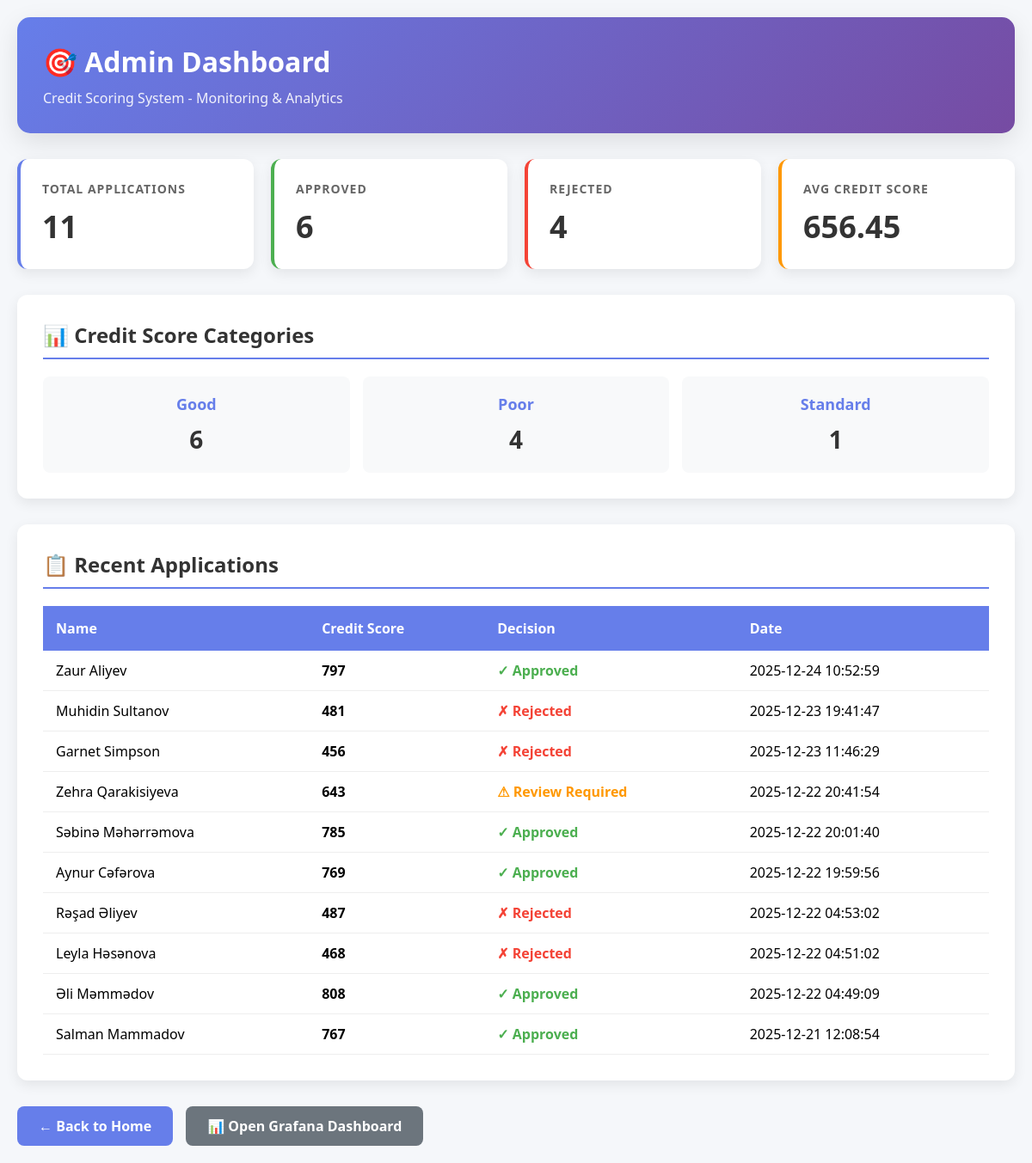
The page /admin on the database its author committed.
### tables this page shows
CREATE TABLE applications (
            id INTEGER PRIMARY KEY AUTOINCREMENT,
            name TEXT NOT NULL,
            age INTEGER,
            occupation INTEGER,
            annual_income REAL,
            monthly_salary REAL,
            num_bank_accounts INTEGER,
            num_credit_card INTEGER,
            interest_rate INTEGER,
            num_of_loan INTEGER,
            delay_from_due_date INTEGER,
            num_delayed_payment INTEGER,
            outstanding_debt REAL,
            credit_utilization_ratio REAL,
            credit_history_age INTEGER,
            total_emi_per_month REAL,
            monthly_balance REAL,

            credit_score INTEGER,
            credit_category TEXT,
            decision TEXT,
            prediction_probability REAL,

            created_at TIMESTAMP DEFAULT CURRENT_TIMESTAMP
        );

### app.py (the view)
@app.route('/admin')
def admin():
    try:
        stats = get_statistics()
        return render_template('admin.html', stats=stats)
    except Exception as e:
        return f"Admin dashboard error: {str(e)}", 500

### templates/admin.html (shortened to what this page needs)
<!DOCTYPE html>
<html lang="en">
<head>
</head>
<body>
    <div class="container">
        <header>
            <h1>🎯 Admin Dashboard</h1>
            <p>Credit Scoring System - Monitoring & Analytics</p>
        </header>
        <div class="stats-grid">
            <div class="stat-card total">
                <div class="stat-label">Total Applications</div>
                <div class="stat-value">{{ stats.total }}</div>
            </div>
            <div class="stat-card approved">
                <div class="stat-label">Approved</div>
                <div class="stat-value">{{ stats.approved }}</div>
            </div>
            <div class="stat-card rejected">
                <div class="stat-label">Rejected</div>
                <div class="stat-value">{{ stats.rejected }}</div>
            </div>
            <div class="stat-card avg-score">
                <div class="stat-label">Avg Credit Score</div>
                <div class="stat-value">{{ stats.avg_score }}</div>
            </div>
        </div>
        <div class="section">
            <h2>📊 Credit Score Categories</h2>
            {% if stats.by_category %}
            <div class="category-grid">
                {% for cat in stats.by_category %}
                <div class="category-item">
                    <div class="category-name">{{ cat.credit_category }}</div>
                    <div class="category-count">{{ cat.count }}</div>
                </div>
                {% endfor %}
            </div>
            {% else %}
            <div class="empty-state">
                <p>No category data available yet.</p>
            </div>
            {% endif %}
        </div>
        <div class="section">
            <h2>📋 Recent Applications</h2>
            {% if stats.recent %}
            <table>
                <thead>
                    <tr>
                        <th>Name</th>
                        <th>Credit Score</th>
                        <th>Decision</th>
                        <th>Date</th>
                    </tr>
                </thead>
                <tbody>
                    {% for app in stats.recent %}
                    <tr>
                        <td>{{ app.name }}</td>
                        <td><strong>{{ app.credit_score }}</strong></td>
                        <td>
                            {% if app.decision == 'Approved' %}
                                <span class="decision-approved">✓ {{ app.decision }}</span>
                            {% elif app.decision == 'Rejected' %}
                                <span class="decision-rejected">✗ {{ app.decision }}</span>
                            {% else %}
                                <span class="decision-review">⚠ {{ app.decision }}</span>
                            {% endif %}
                        </td>
                        <td>{{ app.created_at }}</td>
                    </tr>
                    {% endfor %}
                </tbody>
            </table>
            {% endif %}
        </div>
        <div class="links">
            <a href="/" class="btn">← Back to Home</a>
            <a href="http://localhost:3000" target="_blank" class="btn btn-secondary">📊 Open Grafana Dashboard</a>
        </div>
    </div>
</body>
</html>

### templates/admin.html (style rules this page uses)
* { margin: 0; padding: 0; box-sizing: border-box; }
body { font-family: 'Segoe UI', Tahoma, Geneva, Verdana, sans-serif; background: #f5f7fa; padding: 20px; }
.container { max-width: 1400px; margin: 0 auto; }
header { background: linear-gradient(135deg, #667eea 0%, #764ba2 100%); color: white; padding: 30px; border-radius: 15px; margin-bottom: 30px; box-shadow: 0 10px 30px rgba(0,0,0,0.1); }
header h1 { font-size: 32px; margin-bottom: 10px; }
header p { opacity: 0.9; font-size: 16px; }
.stats-grid { display: grid; grid-template-columns: repeat(auto-fit, minmax(250px, 1fr)); gap: 20px; margin-bottom: 30px; }
.stat-card { background: white; padding: 25px; border-radius: 12px; box-shadow: 0 5px 15px rgba(0,0,0,0.08); transition: transform 0.3s; }
.stat-label { color: #666; font-size: 14px; font-weight: 600; text-transform: uppercase; letter-spacing: 1px; margin-bottom: 10px; }
.stat-value { font-size: 36px; font-weight: bold; color: #333; }
.stat-card.total { border-left: 4px solid #667eea; }
.stat-card.approved { border-left: 4px solid #4caf50; }
.stat-card.rejected { border-left: 4px solid #f44336; }
.stat-card.avg-score { border-left: 4px solid #ff9800; }
.section { background: white; padding: 30px; border-radius: 12px; box-shadow: 0 5px 15px rgba(0,0,0,0.08); margin-bottom: 30px; }
.section h2 { color: #333; margin-bottom: 20px; padding-bottom: 10px; border-bottom: 2px solid #667eea; }
.category-grid { display: grid; grid-template-columns: repeat(auto-fit, minmax(200px, 1fr)); gap: 15px; margin-top: 20px; }
.category-item { padding: 20px; background: #f8f9fa; border-radius: 8px; text-align: center; }
.category-name { font-size: 18px; font-weight: 600; color: #667eea; margin-bottom: 10px; }
.category-count { font-size: 28px; font-weight: bold; color: #333; }
table { width: 100%; border-collapse: collapse; margin-top: 20px; }
th { background: #667eea; color: white; padding: 15px; text-align: left; font-weight: 600; }
td { padding: 12px 15px; border-bottom: 1px solid #eee; }
.decision-approved { color: #4caf50; font-weight: 600; }
.decision-rejected { color: #f44336; font-weight: 600; }
.decision-review { color: #ff9800; font-weight: 600; }
.links { display: flex; gap: 15px; margin-top: 20px; }
.btn { display: inline-block; padding: 12px 25px; background: #667eea; color: white; text-decoration: none; border-radius: 8px; font-weight: 600; transition: all 0.3s; }
.btn-secondary { background: #6c757d; }

### rows shown on the page
applications: name "Zaur Aliyev", credit_score "797", decision "Approved", created_at "2025-12-24 10:52:59"
applications: name "Muhidin Sultanov", credit_score "481", decision "Rejected", created_at "2025-12-23 19:41:47"
applications: name "Garnet Simpson", credit_score "456", decision "Rejected", created_at "2025-12-23 11:46:29"
applications: name "Zehra Qarakisiyeva", credit_score "643", decision "Review Required", created_at "2025-12-22 20:41:54"
applications: name "Səbinə Məhərrəmova", credit_score "785", decision "Approved", created_at "2025-12-22 20:01:40"
applications: name "Aynur Cəfərova", credit_score "769", decision "Approved", created_at "2025-12-22 19:59:56"
applications: name "Rəşad Əliyev", credit_score "487", decision "Rejected", created_at "2025-12-22 04:53:02"
applications: name "Leyla Həsənova", credit_score "468", decision "Rejected", created_at "2025-12-22 04:51:02"
applications: name "Əli Məmmədov", credit_score "808", decision "Approved", created_at "2025-12-22 04:49:09"
applications: name "Salman Mammadov", credit_score "767", decision "Approved", created_at "2025-12-21 12:08:54"

### other values the page prints
{{ stats.total }} "11"
{{ stats.approved }} "6"
{{ stats.rejected }} "4"
{{ stats.avg_score }} "656.45"
{{ cat.credit_category }} "Good" "Poor" "Standard"
{{ cat.count }} "6" "4" "1"
